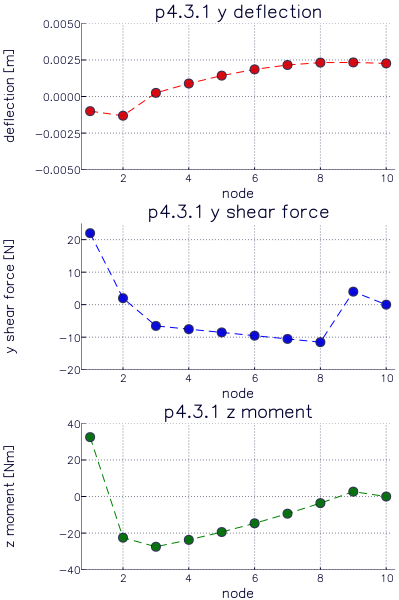

Julia code for this plot:
using CSoM

ProjDir = dirname(@__FILE__)

data = Dict(
  # Beam(ndim, nst, nxe, nip, direction, finite_element(nod, nodof), axisymmet
  # ?Beam for more details
  :struc_el => Beam(2, 1, 9, 1, :x, Line(2, 2), false),
  :properties => [4.0e4; 2.0e4],
  :etype => [1,1,2,2,2,2,2,2,2],
  :x_coords => [0.0, 2.5, 5.0, 5.5, 6.0, 6.5, 7.0, 7.5, 8.0, 10.0],
  :support => [
    (1, [0 1]),
    (9, [0 1])
    ],
  :fixed_freedoms => [
    (1, 2, -0.001),
    (3, 1, -0.005)],
  :loaded_nodes => [
      (2, [-20.0 0.0])
      (3, [-1.0 -0.02083])
      (4, [-1.0 0.0])
      (5, [-1.0 0.0])
      (6, [-1.0 0.0])
      (7, [-1.0 0.0])
      (8, [-1.0 0.0])
      (9, [-3.8 -0.77917])
      (10, [-1.2 0.5333])
    ],
  :penalty => 1e19,
  :eq_nodal_forces_and_moments => [
    (3, [-1.0 -0.02083 -1.0 0.02083]),
    (4, [-1.0 -0.02083 -1.0 0.02083]),
    (5, [-1.0 -0.02083 -1.0 0.02083]),
    (6, [-1.0 -0.02083 -1.0 0.02083]),
    (7, [-1.0 -0.02083 -1.0 0.02083]),
    (8, [-1.0 -0.02083 -1.0 0.02083]),
    (9, [-2.8 -0.8 -1.2  0.5333])
  ]
)

data[:loaded_nodes]

data |> display
println()

@time m = FE4_3(data)
println()

if VERSION.minor > 5
  println("Displacements:")
  m.displacements' |> display
  println()

  println("Actions:")
  m.actions' |> display
  println()
else
  using DataFrames
  dis_df = DataFrame(
    y_translation = round(m.displacements'[:, 1], 5),
    z_rotation = round(m.displacements'[:, 2], 5)
  )
  fm_df = DataFrame(
    y1_Force = round.(m.actions[1, :], 2),
    z1_Moment = round.(m.actions[2, :], 2),
    y2_Force = round.(m.actions[3, :], 2),
    z2_Moment = round.(m.actions[4, :], 2)
  )
  # Correct element forces and moments for equivalent nodal
  # forces and moments introduced for loading between nodes
  if :eq_nodal_forces_and_moments in keys(data)
    eqfm = data[:eq_nodal_forces_and_moments]
    k = data[:struc_el].fin_el.nod * data[:struc_el].fin_el.nodof

    for t in eqfm
      for i in 1:k
        fm_df[t[1], i] = round(fm_df[t[1], i] - t[2][i], 2)
      end
    end
  end
    
  display(dis_df)
  println()
  display(fm_df)
  
  using Plots
  gr(size=(400,600))

  p = Vector{Plots.Plot{Plots.GRBackend}}(3)
  titles = ["p4.3.1 y deflection", "p4.3.1 y shear force", "p4.3.1 z moment"]
  fors = vcat(fm_df[:, :y1_Force], fm_df[end, :y2_Force])
  moms = vcat(fm_df[:, :z1_Moment], fm_df[end, :z2_Moment])
  
  p[1] = plot(m.displacements[2,:], ylim=(-0.005, 0.005),
    xlabel="node", ylabel="deflection [m]", color=:red,
    line=(:dash,1), marker=(:circle,4,0.8,stroke(1,:black)),
    title=titles[1], leg=false)
  p[2] = plot(fors, ylim=(-20.0, 25),
    xlabel="node", ylabel="y shear force [N]", color=:blue,
    line=(:dash,1), marker=(:circle,4,0.8,stroke(1,:black)),
    title=titles[2], leg=false)
  p[3] = plot(moms, ylim=(-40, 40),
    xlabel="node", ylabel="z moment [Nm]", color=:green,
    line=(:dash,1), marker=(:circle,4,0.8,stroke(1,:black)),
    title=titles[3], leg=false)

  plot(p..., layout=(3, 1))
  savefig(ProjDir*"/p4.3.1b_fig4.16.png")
  
end

